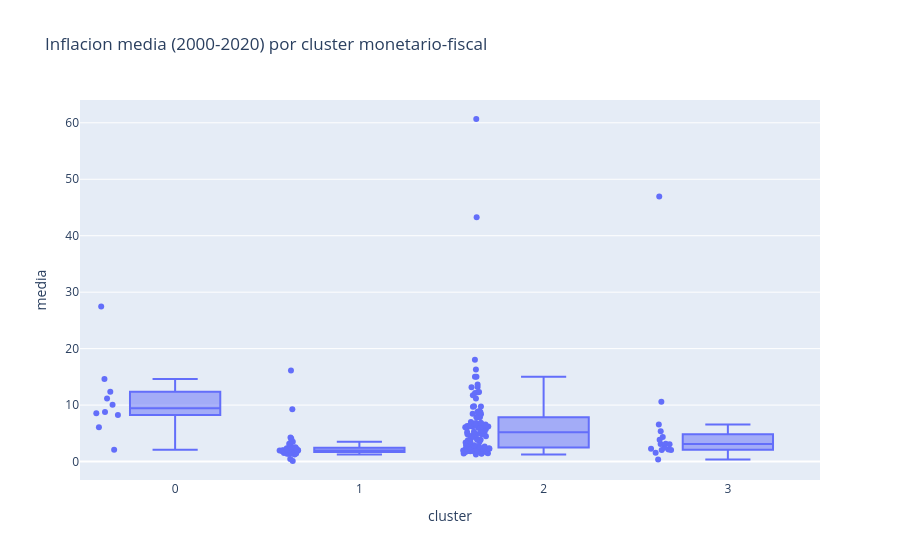

Here is the notebook cell this chart was saved with:
### Code cell
fig_box_media = px.box(
    df_inflacion_clusters, x="cluster", y="media", points="all",
    title="Inflacion media (2000-2020) por cluster monetario-fiscal"
)
fig_box_media.show()

fig_box_tend = px.box(
    df_inflacion_clusters, x="cluster", y="tendencia", points="all",
    title="Tendencia de inflacion por cluster monetario-fiscal"
)
fig_box_tend.show()

fig_box_vol = px.box(
    df_inflacion_clusters, x="cluster", y="volatilidad", points="all",
    title="Volatilidad de inflacion por cluster monetario-fiscal"
)
fig_box_vol.show()

### Figure 1 — Plotly figure (JSON) as saved in the notebook; plotly's stock layout.template omitted (floating-point values rounded to 4 significant figures; data arrays with more than 128 entries replaced by an {"elided": "..."} marker saying what was removed)
{"data": [{"alignmentgroup": "True", "boxpoints": "all", "hovertemplate": "cluster=%{x}<br>media=%{y}<extra></extra>", "legendgroup": "", "marker": {"color": "#636efa"}, "name": "", "notched": false, "offsetgroup": "", "orientation": "v", "showlegend": false, "type": "box", "x": {"elided": "172 int values"}, "x0": " ", "xaxis": "x", "y": {"elided": "172 float values"}, "y0": " ", "yaxis": "y"}], "layout": {"boxmode": "group", "legend": {"tracegroupgap": 0}, "title": {"text": "Inflacion media (2000-2020) por cluster monetario-fiscal"}, "xaxis": {"anchor": "y", "domain": [0, 1], "title": {"text": "cluster"}}, "yaxis": {"anchor": "x", "domain": [0, 1], "title": {"text": "media"}}}}
